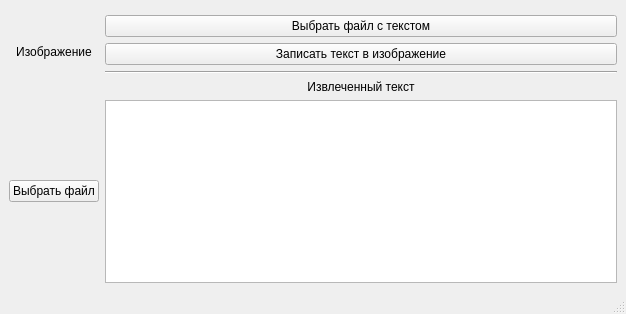
<?xml version="1.0" encoding="UTF-8"?>
<ui version="4.0">
 <class>MainWindow</class>
 <widget class="QMainWindow" name="MainWindow">
  <property name="geometry">
   <rect>
    <x>0</x>
    <y>0</y>
    <width>626</width>
    <height>314</height>
   </rect>
  </property>
  <property name="windowTitle">
   <string>MainWindow</string>
  </property>
  <widget class="QWidget" name="centralwidget">
   <layout class="QGridLayout" name="gridLayout_2">
    <item row="0" column="0">
     <layout class="QGridLayout" name="gridLayout">
      <item row="0" column="0" rowspan="5">
       <widget class="QLabel" name="label_img">
        <property name="text">
         <string>Изображение</string>
        </property>
        <property name="alignment">
         <set>Qt::AlignCenter</set>
        </property>
       </widget>
      </item>
      <item row="2" column="1">
       <widget class="QPushButton" name="butt_start">
        <property name="text">
         <string>Записать текст в изображение</string>
        </property>
       </widget>
      </item>
      <item row="4" column="1">
       <widget class="QLabel" name="label">
        <property name="text">
         <string>Извлеченный текст</string>
        </property>
        <property name="alignment">
         <set>Qt::AlignCenter</set>
        </property>
       </widget>
      </item>
      <item row="1" column="1">
       <widget class="QPushButton" name="butt_load_text">
        <property name="text">
         <string>Выбрать файл с текстом</string>
        </property>
       </widget>
      </item>
      <item row="5" column="0">
       <widget class="QPushButton" name="butt_load_img">
        <property name="text">
         <string>Выбрать файл</string>
        </property>
       </widget>
      </item>
      <item row="5" column="1">
       <widget class="QTextEdit" name="textEdit_2">
        <property name="readOnly">
         <bool>true</bool>
        </property>
       </widget>
      </item>
      <item row="3" column="1">
       <widget class="Line" name="line">
        <property name="orientation">
         <enum>Qt::Horizontal</enum>
        </property>
       </widget>
      </item>
     </layout>
    </item>
   </layout>
  </widget>
  <widget class="QMenuBar" name="menubar">
   <property name="geometry">
    <rect>
     <x>0</x>
     <y>0</y>
     <width>626</width>
     <height>21</height>
    </rect>
   </property>
  </widget>
  <widget class="QStatusBar" name="statusbar"/>
 </widget>
 <resources/>
 <connections/>
</ui>
